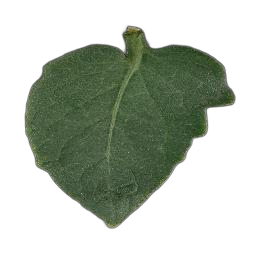

Python code for this plot:
from rembg import remove
import easygui
from PIL import Image

# inputPath = easygui.fileopenbox(title='select image file')
# outputpath = easygui.fileopenbox(title='Save file to..')

input = Image.open("final_v2/test/AppleCedarRust4.JPG")
output = remove(input)
output.save("final_v4/remove_background.png")

